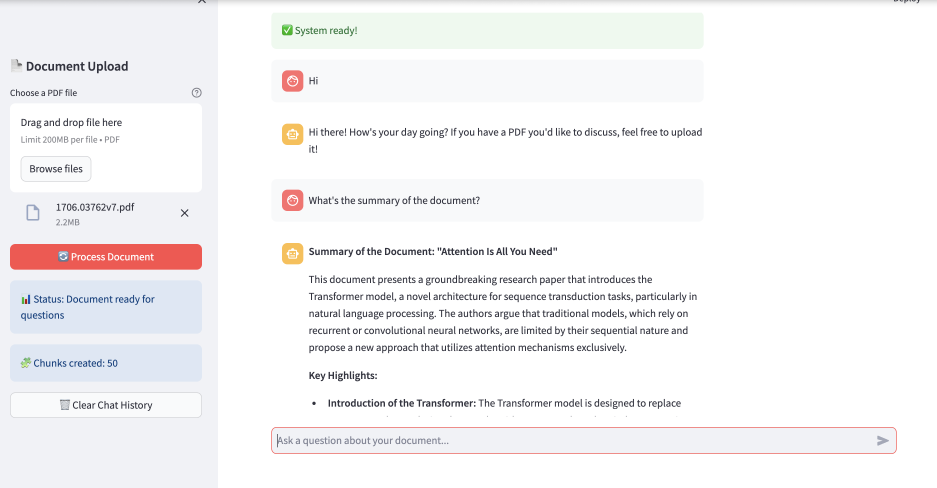
#> input picture beginner/simple-rag/image.png, 2810 x 1464 px (shown at 1/3 size)
$ python -i preprocessing.py   (imports and definitions only)
#> lines starting #> are read from the running program, lines starting #| are printed output that depends on the picture; after the words box and inside, x2 and y2 are one past the last pixel; in counts of white or black regions, pixels touching at a corner belong together
### medium/contract-intelligence/config/settings.py
import os
from pathlib import Path
from dotenv import load_dotenv

# Load .env from repo root (two levels up from this file)
load_dotenv(Path(__file__).parent.parent.parent.parent / ".env")

BASE_DIR = Path(__file__).parent.parent
DATA_DIR = BASE_DIR / "data"
TEMP_DIR = DATA_DIR / "temp"
OUTPUT_DIR = DATA_DIR / "output"

for _d in [DATA_DIR, TEMP_DIR, OUTPUT_DIR]:
    _d.mkdir(parents=True, exist_ok=True)

# OpenAI
OPENAI_API_KEY = os.getenv("OPENAI_API_KEY", "")
OPENAI_MODEL = os.getenv("OPENAI_MODEL", "gpt-4o-mini")

# Embeddings
EMBEDDING_MODEL = "sentence-transformers/all-MiniLM-L6-v2"
EMBEDDING_DIM = 384

# Child chunk size — small for retrieval precision; parent (full page) goes to LLM
CHUNK_SIZE = 600
CHUNK_OVERLAP = 100

# Search — how many child chunks to retrieve before expanding to parent pages
TOP_K_RETRIEVAL = 8
RRF_K = 60

# Confidence thresholds
HIGH_CONFIDENCE = 0.80
LOW_CONFIDENCE = 0.50

# OCR DPI for PDF conversion
PDF_DPI = 200

EXTRACT_FIELDS = [
    "party_a_legal_name",
    "party_b_legal_name",
    "start_date",
    "end_date",
    "price_details",
    "payment_timeline",
    "payment_conditions",
]

FIELD_DISPLAY_NAMES = {
    "party_a_legal_name": "Party A Legal Name",
    "party_b_legal_name": "Party B Legal Name",
    "start_date": "Start Date",
    "end_date": "End Date",
    "price_details": "Price Details (Rate Card)",
    "payment_timeline": "Payment Timeline",
    "payment_conditions": "Payment Conditions",
}

### medium/contract-intelligence-ollama/nodes/preprocessing.py
import os
import shutil
import xml.etree.ElementTree as ET
from typing import List

import cv2
import imagehash
import numpy as np
from PIL import Image

from models.state import ContractState
from utils.file_utils import pdf_to_images, make_temp_dir


# ── Image enhancement ────────────────────────────────────────────────────────

def _deskew(gray: np.ndarray) -> np.ndarray:
    """Estimate rotation from text block contours and correct it."""
    _, binary = cv2.threshold(gray, 0, 255, cv2.THRESH_BINARY_INV + cv2.THRESH_OTSU)
    contours, _ = cv2.findContours(binary, cv2.RETR_EXTERNAL, cv2.CHAIN_APPROX_SIMPLE)
    large = [c for c in contours if cv2.contourArea(c) > 200]
    if len(large) < 5:
        return gray

    all_pts = np.vstack([c.reshape(-1, 2) for c in large])
    rect = cv2.minAreaRect(all_pts)
    angle = rect[-1]
    if angle < -45:
        angle += 90
    if abs(angle) < 0.5:
        return gray

    h, w = gray.shape
    M = cv2.getRotationMatrix2D((w // 2, h // 2), angle, 1.0)
    return cv2.warpAffine(gray, M, (w, h), flags=cv2.INTER_CUBIC,
                          borderMode=cv2.BORDER_REPLICATE)


def enhance_image(path: str) -> None:
    """In-place: denoise, CLAHE contrast, deskew."""
#> called with path = '../../../beginner/simple-rag/image.png'
    img = cv2.imread(path)
#> img is the input picture: shape (1464, 2810, 3); mean B, G, R 245.2, 244.3, 245.3
    if img is None:
        return
    gray = cv2.cvtColor(img, cv2.COLOR_BGR2GRAY)
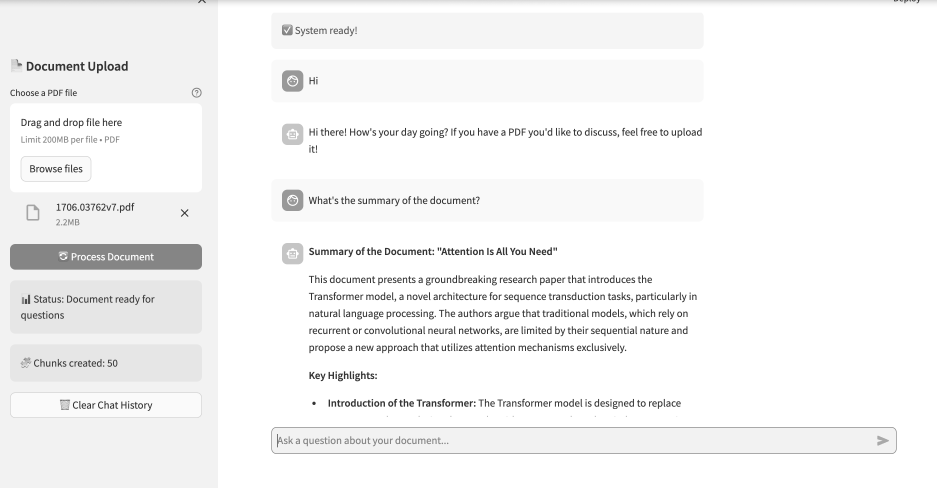
#> gray: shape (1464, 2810) (shown at 1/3 size); min 44, max 255, mean 244.7
    gray = cv2.fastNlMeansDenoising(gray, h=10)
    clahe = cv2.createCLAHE(clipLimit=2.0, tileGridSize=(8, 8))
    gray = clahe.apply(gray)
    gray = _deskew(gray)
#> in _deskew, `_, binary = cv2.threshold(gray, 0, 255, cv2.THRESH_BINARY_INV + cv2.TH..`:
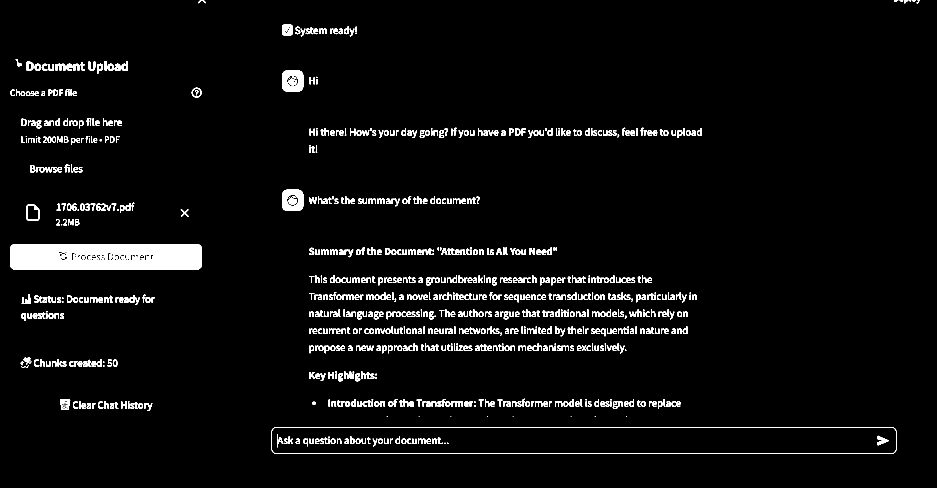
#> binary: shape (1464, 2810) (shown at 1/3 size); 3.7% white; 905 white regions (84 under 20 px)
#> in _deskew, `contours, _ = cv2.findContours(binary, cv2.RETR_EXTERNAL, cv2.CHAIN_AP..`: contours = 846 contours, 83 with area under 20; largest, box (x1, y1, x2, y2) and area: (814, 1281, 2690, 1362) 149782, (30, 732, 606, 809) 43506, (846, 211, 910, 275) 3753, (846, 569, 910, 633) 3751, (80, 614, 118, 661) 1595
#> in _deskew, `large = [c for c in contours if cv2.contourArea(c) > 200]`: large = 52 contours; largest, box (x1, y1, x2, y2) and area: (814, 1281, 2690, 1362) 149782, (30, 732, 606, 809) 43506, (846, 211, 910, 275) 3753, (846, 569, 910, 633) 3751, (80, 614, 118, 661) 1595
#> in _deskew, `all_pts = np.vstack([c.reshape(-1, 2) for c in large])`: all_pts = 1447 pairs, first value 30 to 2689, second value 74 to 1361
#> in _deskew, `rect = cv2.minAreaRect(all_pts)`: rect = ((1359.5, 717.5), (1287, 2659), -90)
#> in _deskew, `angle = rect[-1]`: angle = -90
#> in _deskew, `angle += 90`: angle = 0
    out = cv2.cvtColor(gray, cv2.COLOR_GRAY2BGR)
    cv2.imwrite(path, out)


# ── Page deduplication (perceptual hash) ────────────────────────────────────

def _phash(path: str) -> imagehash.ImageHash:
    return imagehash.phash(Image.open(path))


# [86 lines left out: functions _dedup_pages, _xml_to_text, preprocess_node, not called in this run]

>>> result = enhance_image('../../../beginner/simple-rag/image.png')
